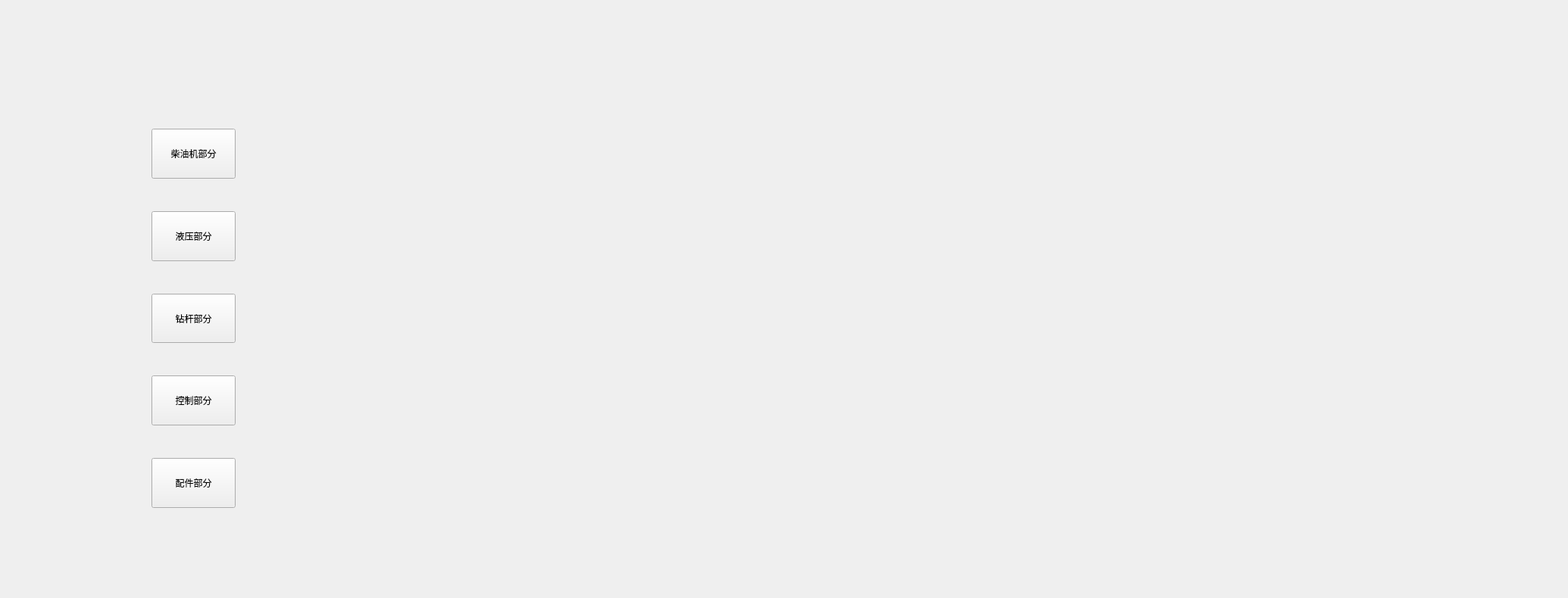
    <widget class="QWidget" name="tab2">
     <attribute name="title">
      <string>机器保养</string>
     </attribute>
     <widget class="QStackedWidget" name="stackedWidget_7">
      <property name="geometry">
       <rect>
        <x>340</x>
        <y>10</y>
        <width>1721</width>
        <height>771</height>
       </rect>
      </property>
      <property name="font">
       <font>
        <pointsize>18</pointsize>
       </font>
      </property>
      <property name="currentIndex">
       <number>0</number>
      </property>
      <widget class="QWidget" name="page_15"/>
      <widget class="QWidget" name="page_16"/>
     </widget>
     <widget class="QWidget" name="layoutWidget">
      <property name="geometry">
       <rect>
        <x>200</x>
        <y>170</y>
        <width>111</width>
        <height>501</height>
       </rect>
      </property>
      <layout class="QVBoxLayout" name="verticalLayout_13">
       <property name="spacing">
        <number>43</number>
       </property>
       <item>
        <widget class="QPushButton" name="pushButton_63">
         <property name="sizePolicy">
          <sizepolicy hsizetype="Expanding" vsizetype="Expanding">
           <horstretch>0</horstretch>
           <verstretch>0</verstretch>
          </sizepolicy>
         </property>
         <property name="text">
          <string>柴油机部分</string>
         </property>
         <property name="autoExclusive">
          <bool>true</bool>
         </property>
        </widget>
       </item>
       <item>
        <widget class="QPushButton" name="pushButton_68">
         <property name="sizePolicy">
          <sizepolicy hsizetype="Expanding" vsizetype="Expanding">
           <horstretch>0</horstretch>
           <verstretch>0</verstretch>
          </sizepolicy>
         </property>
         <property name="text">
          <string>液压部分</string>
         </property>
         <property name="autoExclusive">
          <bool>true</bool>
         </property>
        </widget>
       </item>
       <item>
        <widget class="QPushButton" name="pushButton_228">
         <property name="sizePolicy">
          <sizepolicy hsizetype="Expanding" vsizetype="Expanding">
           <horstretch>0</horstretch>
           <verstretch>0</verstretch>
          </sizepolicy>
         </property>
         <property name="text">
          <string>钻杆部分</string>
         </property>
         <property name="autoExclusive">
          <bool>true</bool>
         </property>
        </widget>
       </item>
       <item>
        <widget class="QPushButton" name="pushButton_229">
         <property name="sizePolicy">
          <sizepolicy hsizetype="Expanding" vsizetype="Expanding">
           <horstretch>0</horstretch>
           <verstretch>0</verstretch>
          </sizepolicy>
         </property>
         <property name="text">
          <string>控制部分</string>
         </property>
         <property name="autoExclusive">
          <bool>true</bool>
         </property>
        </widget>
       </item>
       <item>
        <widget class="QPushButton" name="pushButton_230">
         <property name="sizePolicy">
          <sizepolicy hsizetype="Expanding" vsizetype="Expanding">
           <horstretch>0</horstretch>
           <verstretch>0</verstretch>
          </sizepolicy>
         </property>
         <property name="text">
          <string>配件部分</string>
         </property>
         <property name="autoExclusive">
          <bool>true</bool>
         </property>
        </widget>
       </item>
      </layout>
     </widget>
    </widget>
